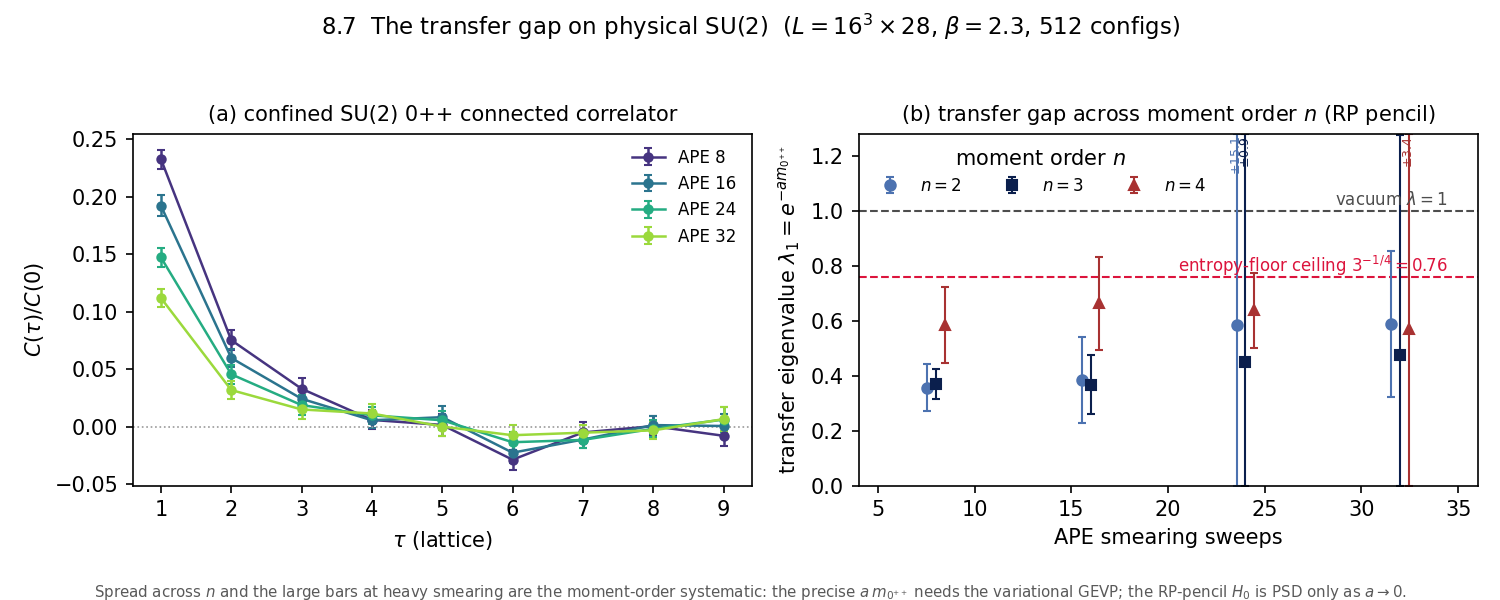

Generate this figure with Python:
"""Figure for 8.7: the transfer gap on physical SU(2). Reads 8_7_dat_transfer_gap.csv,
8_7_dat_transfer_pencil.csv and 8_7_dat_meta.csv, plots (a) the connected 0++ correlator with jackknife
errors and (b) the reflection-positive moment-pencil transfer eigenvalue lambda_1 across EVERY moment
order n in {2,3,4} vs smearing -- the moment-order systematic is SHOWN, not hidden -- against the vacuum
(1) and the entropy-floor ceiling 3^{-1/4}. Saves 8_7_fig_transfer_gap.png."""
import os, csv
import numpy as np
import matplotlib
matplotlib.use('Agg')
import matplotlib.pyplot as plt

here = os.path.dirname(__file__)


def load(name):
    with open(os.path.join(here, name)) as fh:
        return list(csv.DictReader(fh))


corr = load('8_7_dat_transfer_gap.csv')
pen = load('8_7_dat_transfer_pencil.csv')
meta = load('8_7_dat_meta.csv')[0] if os.path.exists(os.path.join(here, '8_7_dat_meta.csv')) else \
    {'L': '16', 'T': '28', 'beta': '2.30', 'nconfigs': '?'}
smears = sorted({int(r['smearing']) for r in corr})
colors = plt.cm.viridis(np.linspace(0.15, 0.85, len(smears)))

fig, (axA, axB) = plt.subplots(1, 2, figsize=(10, 4.0))

# (a) connected correlator C(tau)/C(0), tau>=1
for s, c in zip(smears, colors):
    rows = [r for r in corr if int(r['smearing']) == s and int(r['tau']) >= 1]
    t = [int(r['tau']) for r in rows]
    C = [float(r['C_over_C0']) for r in rows]
    e = [float(r['err']) for r in rows]
    axA.errorbar(t, C, yerr=e, marker='o', ms=4, lw=1.2, capsize=2, color=c, label=f'APE {s}')
axA.axhline(0, color='0.6', lw=0.8, ls=':')
axA.set_xlabel(r'$\tau$ (lattice)'); axA.set_ylabel(r'$C(\tau)/C(0)$')
axA.set_title('(a) confined SU(2) 0++ connected correlator', fontsize=10)
axA.legend(fontsize=8, frameon=False)

# (b) pencil transfer eigenvalue lambda_1 for every moment order n in {2,3,4} -- the systematic is SHOWN,
#     with TRUE error bars (any that run off the axes are labelled, never silently clipped).
axB.axhline(1.0, color='0.3', lw=1.0, ls='--')
axB.text(34.5, 1.02, r'vacuum $\lambda=1$', fontsize=8, color='0.3', ha='right')
thr = 3 ** -0.25
axB.axhline(thr, color='crimson', lw=1.0, ls='--')
axB.text(34.5, thr + 0.015, r'entropy-floor ceiling $3^{-1/4}=0.76$', fontsize=8, color='crimson', ha='right')
YMAX = 1.28
nmarks = {2: ('o', '#4c72b0'), 3: ('s', '#0b1f4d'), 4: ('^', '#a83232')}
for nn, (mk, col) in nmarks.items():
    rows = sorted((r for r in pen if int(r['n_moment']) == nn), key=lambda r: int(r['smearing']))
    xs = np.array([int(r['smearing']) for r in rows], float) + (nn - 3) * 0.45   # x-jitter so the n don't overlap
    l1 = np.array([float(r['lambda1']) for r in rows])
    er = np.array([float(r['lambda1_err']) for r in rows])
    lo = np.minimum(er, l1)                                    # clamp the DRAWN bar to the axes...
    hi = np.minimum(er, YMAX - l1)
    axB.errorbar(xs, l1, yerr=[lo, hi], marker=mk, ms=5, lw=0, elinewidth=1.0, capsize=2, color=col, label=f'$n={nn}$')
    for x, y, e in zip(xs, l1, er):                            # ...and LABEL any bar that runs off the top
        if y + e > YMAX:
            axB.text(x, YMAX - 0.01, f'$\\pm${e:.1f}', fontsize=6, color=col, ha='center', va='top', rotation=90)
axB.set_xlabel('APE smearing sweeps'); axB.set_ylabel(r'transfer eigenvalue $\lambda_1=e^{-a m_{0^{++}}}$')
axB.set_title('(b) transfer gap across moment order $n$ (RP pencil)', fontsize=10)
axB.set_ylim(0.0, YMAX); axB.set_xlim(4, 36)
axB.legend(fontsize=8, frameon=False, loc='upper left', ncol=3, title='moment order $n$')

L, T, beta, nc = meta['L'], meta['T'], meta['beta'], meta['nconfigs']
fig.suptitle(f'8.7  The transfer gap on physical SU(2)  ($L={L}^3\\times{T}$, $\\beta={beta}$, {nc} configs)', fontsize=11)
fig.text(0.5, 0.005, 'Spread across $n$ and the large bars at heavy smearing are the moment-order systematic: '
                     r'the precise $a\,m_{0^{++}}$ needs the variational GEVP; the RP-pencil $H_0$ is PSD only as $a\to0$.',
         fontsize=7.2, color='0.35', ha='center')
fig.tight_layout(rect=[0, 0.04, 1, 0.96])
out = os.path.join(here, '8_7_fig_transfer_gap.png')
fig.savefig(out, dpi=150)
print('wrote', out)
